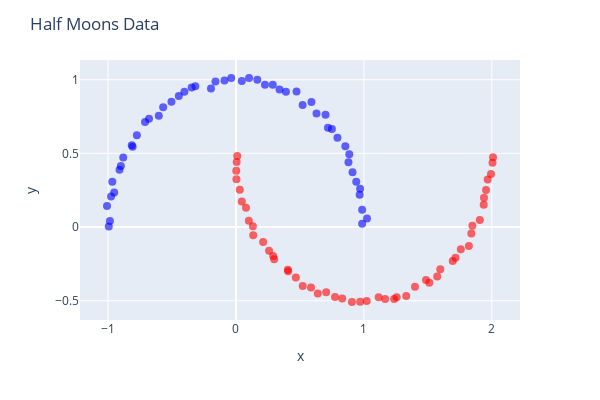

Source (notebook cell):
### Code cell
# Plotting the data
figM = px.scatter(
    x=Xm[:, 0],
    y=Xm[:, 1],
    color=ym,
    color_continuous_scale='bluered'
)
figM.update_traces(marker=dict(size=8, opacity=0.6))
figM.update_layout(
    coloraxis_showscale=False,
    width=600,
    height=400,
    title='Half Moons Data'
)
figM.show()
